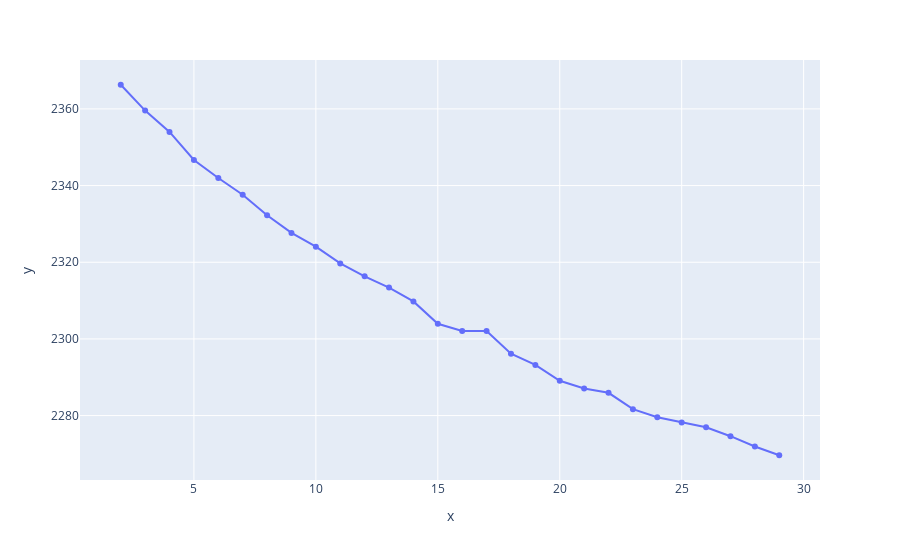

The cell this chart's notebook holds for it:
### Code cell
inertia_plotter(ner_tfidf_td_matrix,30)

### Figure 1 — Plotly figure (JSON) as saved in the notebook; plotly's stock layout.template omitted (floating-point values rounded to 4 significant figures)
{"data": [{"hovertemplate": "x=%{x}<br>y=%{y}<extra></extra>", "legendgroup": "", "line": {"color": "#636efa", "dash": "solid"}, "marker": {"symbol": "circle"}, "mode": "lines+markers", "name": "", "orientation": "v", "showlegend": false, "type": "scatter", "x": [2, 3, 4, 5, 6, 7, 8, 9, 10, 11, 12, 13, 14, 15, 16, 17, 18, 19, 20, 21, 22, 23, 24, 25, 26, 27, 28, 29], "xaxis": "x", "y": [2366.0, 2360.0, 2354.0, 2347.0, 2342.0, 2338.0, 2332.0, 2328.0, 2324.0, 2320.0, 2316.0, 2313.0, 2310.0, 2304.0, 2302.0, 2302.0, 2296.0, 2293.0, 2289.0, 2287.0, 2286.0, 2282.0, 2280.0, 2278.0, 2277.0, 2275.0, 2272.0, 2270.0], "yaxis": "y"}], "layout": {"legend": {"tracegroupgap": 0}, "margin": {"t": 60}, "xaxis": {"anchor": "y", "domain": [0, 1], "title": {"text": "x"}}, "yaxis": {"anchor": "x", "domain": [0, 1], "title": {"text": "y"}}}}
